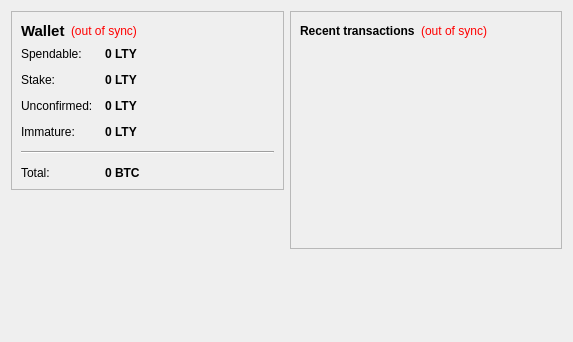
<?xml version="1.0" encoding="UTF-8"?>
<ui version="4.0">
 <class>OverviewPage</class>
 <widget class="QWidget" name="OverviewPage">
  <property name="geometry">
   <rect>
    <x>0</x>
    <y>0</y>
    <width>573</width>
    <height>342</height>
   </rect>
  </property>
  <property name="windowTitle">
   <string>Form</string>
  </property>
  <layout class="QHBoxLayout" name="horizontalLayout" stretch="1,1">
   <item>
    <layout class="QVBoxLayout" name="verticalLayout_2">
     <item>
      <widget class="QFrame" name="frame">
       <property name="frameShape">
        <enum>QFrame::StyledPanel</enum>
       </property>
       <property name="frameShadow">
        <enum>QFrame::Raised</enum>
       </property>
       <layout class="QVBoxLayout" name="verticalLayout_4">
        <item>
         <layout class="QHBoxLayout" name="horizontalLayout_4">
          <item>
           <widget class="QLabel" name="label_5">
            <property name="font">
             <font>
              <pointsize>11</pointsize>
              <weight>75</weight>
              <bold>true</bold>
             </font>
            </property>
            <property name="text">
             <string>Wallet</string>
            </property>
           </widget>
          </item>
          <item>
           <widget class="QLabel" name="labelWalletStatus">
            <property name="toolTip">
             <string>The displayed information may be out of date. Your wallet automatically synchronizes with the LittyCoin network after a connection is established, but this process has not completed yet.</string>
            </property>
            <property name="styleSheet">
             <string notr="true">QLabel { color: red; }</string>
            </property>
            <property name="text">
             <string notr="true">(out of sync)</string>
            </property>
            <property name="alignment">
             <set>Qt::AlignLeading|Qt::AlignLeft|Qt::AlignVCenter</set>
            </property>
           </widget>
          </item>
          <item>
           <spacer name="horizontalSpacer_2">
            <property name="orientation">
             <enum>Qt::Horizontal</enum>
            </property>
            <property name="sizeHint" stdset="0">
             <size>
              <width>40</width>
              <height>20</height>
             </size>
            </property>
           </spacer>
          </item>
         </layout>
        </item>
        <item>
         <layout class="QFormLayout" name="formLayout_2">
          <property name="fieldGrowthPolicy">
           <enum>QFormLayout::AllNonFixedFieldsGrow</enum>
          </property>
          <property name="horizontalSpacing">
           <number>12</number>
          </property>
          <property name="verticalSpacing">
           <number>12</number>
          </property>
          <item row="0" column="0">
           <widget class="QLabel" name="label">
            <property name="text">
             <string>Spendable:</string>
            </property>
           </widget>
          </item>
          <item row="0" column="1">
           <widget class="QLabel" name="labelBalance">
            <property name="font">
             <font>
              <weight>75</weight>
              <bold>true</bold>
             </font>
            </property>
            <property name="cursor">
             <cursorShape>IBeamCursor</cursorShape>
            </property>
            <property name="toolTip">
             <string>Your current spendable balance</string>
            </property>
            <property name="text">
             <string notr="true">0 LTY</string>
            </property>
            <property name="textInteractionFlags">
             <set>Qt::LinksAccessibleByMouse|Qt::TextSelectableByKeyboard|Qt::TextSelectableByMouse</set>
            </property>
           </widget>
          </item>
          <item row="1" column="0">
           <widget class="QLabel" name="label_6">
            <property name="text">
             <string>Stake:</string>
            </property>
           </widget>
          </item>
          <item row="1" column="1">
           <widget class="QLabel" name="labelStake">
            <property name="font">
             <font>
              <weight>75</weight>
              <bold>true</bold>
             </font>
            </property>
            <property name="cursor">
             <cursorShape>IBeamCursor</cursorShape>
            </property>
            <property name="toolTip">
             <string>Total of coins that was staked, and do not yet count toward the current balance</string>
            </property>
            <property name="text">
             <string notr="true">0 LTY</string>
            </property>
            <property name="textInteractionFlags">
             <set>Qt::LinksAccessibleByMouse|Qt::TextSelectableByKeyboard|Qt::TextSelectableByMouse</set>
            </property>
           </widget>
          </item>
          <item row="2" column="0">
           <widget class="QLabel" name="label_3">
            <property name="text">
             <string>Unconfirmed:</string>
            </property>
           </widget>
          </item>
          <item row="2" column="1">
           <widget class="QLabel" name="labelUnconfirmed">
            <property name="font">
             <font>
              <weight>75</weight>
              <bold>true</bold>
             </font>
            </property>
            <property name="cursor">
             <cursorShape>IBeamCursor</cursorShape>
            </property>
            <property name="toolTip">
             <string>Total of transactions that have yet to be confirmed, and do not yet count toward the current balance</string>
            </property>
            <property name="text">
             <string notr="true">0 LTY</string>
            </property>
            <property name="textInteractionFlags">
             <set>Qt::LinksAccessibleByMouse|Qt::TextSelectableByKeyboard|Qt::TextSelectableByMouse</set>
            </property>
           </widget>
          </item>
          <item row="3" column="0">
           <widget class="QLabel" name="labelImmatureText">
            <property name="text">
             <string>Immature:</string>
            </property>
           </widget>
          </item>
          <item row="3" column="1">
           <widget class="QLabel" name="labelImmature">
            <property name="font">
             <font>
              <weight>75</weight>
              <bold>true</bold>
             </font>
            </property>
            <property name="toolTip">
             <string>Mined balance that has not yet matured</string>
            </property>
            <property name="text">
             <string notr="true">0 LTY</string>
            </property>
            <property name="textInteractionFlags">
             <set>Qt::LinksAccessibleByMouse|Qt::TextSelectableByKeyboard|Qt::TextSelectableByMouse</set>
            </property>
           </widget>
          </item>
          <item row="4" column="0" colspan="2">
           <widget class="Line" name="line">
            <property name="orientation">
             <enum>Qt::Horizontal</enum>
            </property>
           </widget>
          </item>
          <item row="5" column="0">
           <widget class="QLabel" name="labelTotalText">
            <property name="text">
             <string>Total:</string>
            </property>
           </widget>
          </item>
          <item row="5" column="1">
           <widget class="QLabel" name="labelTotal">
            <property name="font">
             <font>
              <weight>75</weight>
              <bold>true</bold>
             </font>
            </property>
            <property name="cursor">
             <cursorShape>IBeamCursor</cursorShape>
            </property>
            <property name="toolTip">
             <string>Your current total balance</string>
            </property>
            <property name="text">
             <string notr="true">0 BTC</string>
            </property>
            <property name="textInteractionFlags">
             <set>Qt::LinksAccessibleByMouse|Qt::TextSelectableByKeyboard|Qt::TextSelectableByMouse</set>
            </property>
           </widget>
          </item>
         </layout>
        </item>
       </layout>
      </widget>
     </item>
     <item>
      <spacer name="verticalSpacer">
       <property name="orientation">
        <enum>Qt::Vertical</enum>
       </property>
       <property name="sizeHint" stdset="0">
        <size>
         <width>20</width>
         <height>40</height>
        </size>
       </property>
      </spacer>
     </item>
    </layout>
   </item>
   <item>
    <layout class="QVBoxLayout" name="verticalLayout_3">
     <item>
      <widget class="QFrame" name="frame_2">
       <property name="frameShape">
        <enum>QFrame::StyledPanel</enum>
       </property>
       <property name="frameShadow">
        <enum>QFrame::Raised</enum>
       </property>
       <layout class="QVBoxLayout" name="verticalLayout">
        <item>
         <layout class="QHBoxLayout" name="horizontalLayout_2">
          <item>
           <widget class="QLabel" name="label_4">
            <property name="text">
             <string>&lt;b&gt;Recent transactions&lt;/b&gt;</string>
            </property>
           </widget>
          </item>
          <item>
           <widget class="QLabel" name="labelTransactionsStatus">
            <property name="toolTip">
             <string>The displayed information may be out of date. Your wallet automatically synchronizes with the LittyCoin network after a connection is established, but this process has not completed yet.</string>
            </property>
            <property name="styleSheet">
             <string notr="true">QLabel { color: red; }</string>
            </property>
            <property name="text">
             <string notr="true">(out of sync)</string>
            </property>
            <property name="alignment">
             <set>Qt::AlignRight|Qt::AlignTrailing|Qt::AlignVCenter</set>
            </property>
           </widget>
          </item>
          <item>
           <spacer name="horizontalSpacer">
            <property name="orientation">
             <enum>Qt::Horizontal</enum>
            </property>
            <property name="sizeHint" stdset="0">
             <size>
              <width>40</width>
              <height>20</height>
             </size>
            </property>
           </spacer>
          </item>
         </layout>
        </item>
        <item>
         <widget class="QListView" name="listTransactions">
          <property name="styleSheet">
           <string notr="true">QListView { background: transparent; }</string>
          </property>
          <property name="frameShape">
           <enum>QFrame::NoFrame</enum>
          </property>
          <property name="verticalScrollBarPolicy">
           <enum>Qt::ScrollBarAlwaysOff</enum>
          </property>
          <property name="horizontalScrollBarPolicy">
           <enum>Qt::ScrollBarAlwaysOff</enum>
          </property>
          <property name="selectionMode">
           <enum>QAbstractItemView::NoSelection</enum>
          </property>
         </widget>
        </item>
       </layout>
      </widget>
     </item>
     <item>
      <spacer name="verticalSpacer_2">
       <property name="orientation">
        <enum>Qt::Vertical</enum>
       </property>
       <property name="sizeHint" stdset="0">
        <size>
         <width>20</width>
         <height>40</height>
        </size>
       </property>
      </spacer>
     </item>
    </layout>
   </item>
  </layout>
 </widget>
 <resources/>
 <connections/>
</ui>
